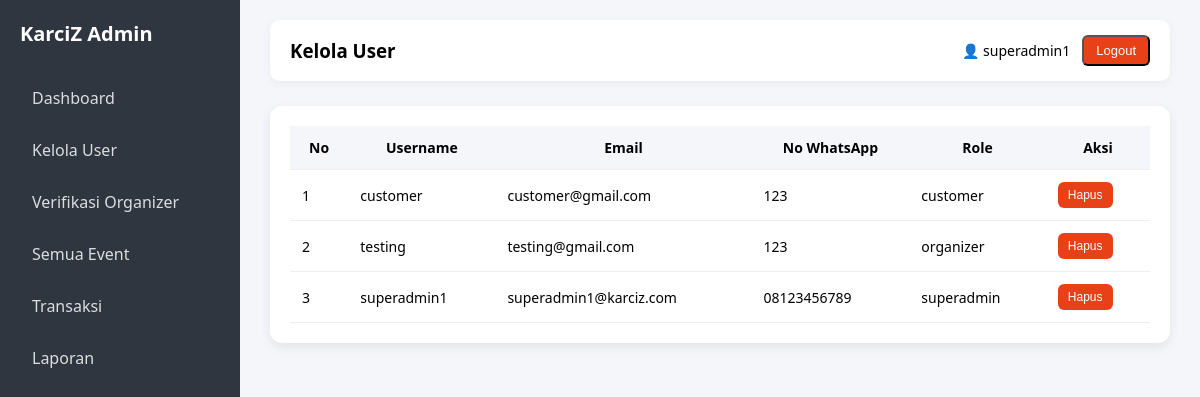
The app's page /super-admin/manage-users.php (signed in) with its own data.
### tables this page shows
CREATE TABLE `users` (
  `id` int(11) NOT NULL,
  `username` varchar(50) DEFAULT NULL,
  `email` varchar(100) DEFAULT NULL,
  `password` varchar(255) DEFAULT NULL,
  `no_whatsapp` varchar(20) DEFAULT NULL,
  `role` varchar(20) DEFAULT NULL,
  `created_at` timestamp NOT NULL DEFAULT current_timestamp(),
  `profile_image` varchar(255) DEFAULT NULL,
  `status` enum('pending','approved','rejected') DEFAULT 'pending'
);

### super-admin/manage-users.php (the view, shortened to what this page needs)
<?php
include '../config.php';
$result = $conn->query("SELECT * FROM users ORDER BY id DESC");
?>
<!DOCTYPE html>
<html lang="id">
<head>
  <link rel="stylesheet" href="../assets/css/superadmin.css">
</head>
<body>
<div class="wrapper">
    <div class="sidebar">
        <h2>KarciZ Admin</h2>
        <a href="dashboard.php">Dashboard</a>
        <a href="manage-users.php">Kelola User</a>
        <a href="verify-organizer.php">Verifikasi Organizer</a>
        <a href="all-events.php">Semua Event</a>
        <a href="transactions.php">Transaksi</a>
        <a href="reports.php">Laporan</a>
    </div>
  <div class="main">
    <div class="topbar">
      <h3>Kelola User</h3>
      <div class="user-info">
        <span>👤 <?php echo $_SESSION['user']; ?></span>
        <a href="../logout.php">
          <button class="logout-btn">Logout</button>
        </a>
      </div>
    </div>
    <div class="table-container">
      <table>
        <thead>
          <tr>
            <th>No</th>
            <th>Username</th>
            <th>Email</th>
            <th>No WhatsApp</th>
            <th>Role</th>
            <th>Aksi</th>
          </tr>
        </thead>
        <tbody>
          <?php
          $no = 1;
          while ($row = $result->fetch_assoc()) {
          ?>
          <tr>
            <td><?= $no++; ?></td>
            <td><?= $row['username']; ?></td>
            <td><?= $row['email']; ?></td>
            <td><?= $row['no_whatsapp']; ?></td>
            <td><?= $row['role']; ?></td>
            <td>
              <a href="?delete=<?= $row['id']; ?>"
                 onclick="return confirm('Yakin ingin hapus user ini?')">
                 <button class="btn-delete">Hapus</button>
              </a>
            </td>
          </tr>
          <?php } ?>
        </tbody>
      </table>
    </div>
  </div>
</div>
</body>
</html>

### assets/css/superadmin.css (style rules this page uses)
* { margin: 0; padding: 0; box-sizing: border-box; }
body { font-family: 'Segoe UI', Calibri, sans-serif; background-color: #f5f6fa; }
.wrapper { display: flex; min-height: 100vh; }
.sidebar { width: 240px; background: #2f3640; color: #fff; padding: 20px; }
.sidebar h2 { margin-bottom: 30px; font-size: 20px; }
.sidebar a { display: block; color: #dcdde1; text-decoration: none; margin-bottom: 10px; padding: 10px 12px; border-radius: 6px; transition: 0.2s; }
.main { flex: 1; padding: 20px 30px; }
.topbar { background: #fff; padding: 15px 20px; border-radius: 10px; display: flex; justify-content: space-between; align-items: center; box-shadow: 0 2px 10px rgba(0,0,0,0.05); }
.user-info { display: flex; align-items: center; gap: 12px; font-size: 14px; }
.logout-btn { background: #e84118; color: #fff; padding: 6px 12px; border-radius: 6px; text-decoration: none; font-size: 13px; transition: 0.2s; }
.table-container { margin-top: 25px; background: #fff; padding: 20px; border-radius: 12px; box-shadow: 0 4px 12px rgba(0,0,0,0.08); }
table { width: 100%; border-collapse: collapse; font-size: 14px; }
table th, table td { padding: 12px; border-bottom: 1px solid #eee; }
table th { background: #f5f6fa; font-weight: 600; }
.btn-delete { background: #e84118; color: #fff; border: none; padding: 6px 10px; border-radius: 6px; cursor: pointer; font-size: 12px; transition: 0.2s; }

### records on screen
users: username "customer", email "customer@gmail.com", no_whatsapp "123", role "customer"
users: username "testing", email "testing@gmail.com", no_whatsapp "123", role "organizer"
users: username "superadmin1", email "superadmin1@karciz.com", no_whatsapp "08123456789", role "superadmin"

### other values on screen
$_SESSION['user'] "superadmin1"
